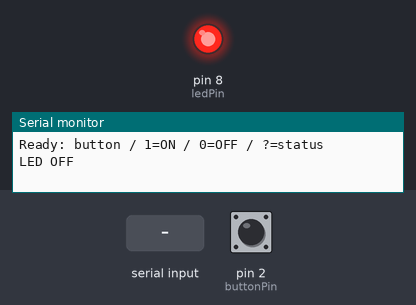
This program was run on a simulated Arduino Uno, built with avr-gcc and run on an emulated ATmega328P. On the bench: output pins drawn as LEDs (lit = HIGH), the last lines printed to the serial monitor. Inputs (shaded band) come from the test bench; at power-on: pin 2 (buttonPin) HIGH.

Above: at 1.2 s.
1.3 s: pin 2 (buttonPin) pulled LOW for 0.15 s
At 2.1 s:
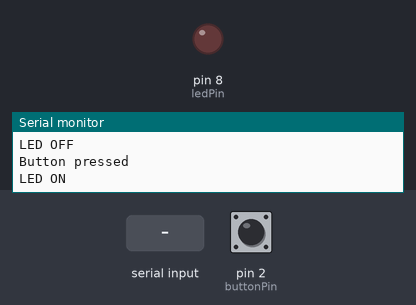
4.4 s: "0\n" received over Serial
At 5.0 s:
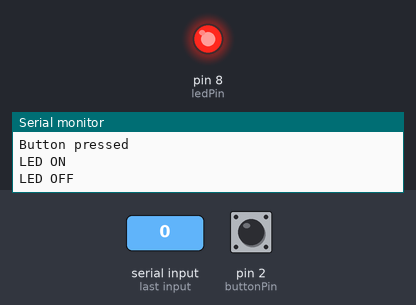
7.4 s: pin 2 (buttonPin) pulled LOW for 1 s
At 7.9 s:
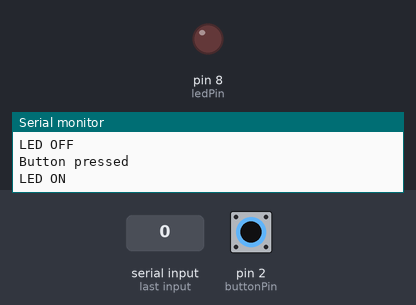
Timing chart, 0 to 10.4 s (numbered marks = the images above; inputs shaded):
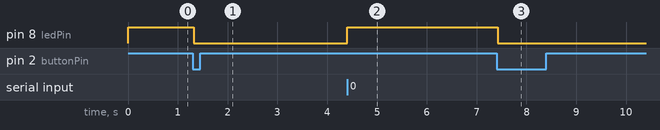

The program:

main.cpp
```cpp
#include <Arduino.h>

const int ledPin = 8;
const int buttonPin = 2;

bool ledOn = false;
int lastButtonState = HIGH;

// 统一设置 LED 的状态、电平和串口提示
void setLed(bool on) {
  ledOn = on;

  if (ledOn) {
    digitalWrite(ledPin, LOW);
    Serial.println("LED ON");
  } else {
    digitalWrite(ledPin, HIGH);
    Serial.println("LED OFF");
  }
}

void setup() {
  // 先设置为灭灯电平，再配置为输出
  digitalWrite(ledPin, HIGH);
  pinMode(ledPin, OUTPUT);

  pinMode(buttonPin, INPUT_PULLUP);

  Serial.begin(9600);
  Serial.println("Ready: button / 1=ON / 0=OFF / ?=status");

  setLed(false);
}

void loop() {
  // 一、处理串口命令
  if (Serial.available() > 0) {
    char command = Serial.read();

    if (command == '1') {
      setLed(true);
    } else if (command == '0') {
      setLed(false);
    } else if (command == '?') {
      Serial.print("Status: ");
      Serial.println(ledOn ? "LED ON" : "LED OFF");
    } else if (command != '\r' && command != '\n') {
      Serial.println("Unknown command");
    }
  }

  // 二、检测按键
  int buttonState = digitalRead(buttonPin);

  // HIGH → LOW：刚刚按下
  if (lastButtonState == HIGH && buttonState == LOW) {
    delay(20);
    buttonState = digitalRead(buttonPin);

    if (buttonState == LOW) {
      Serial.println("Button pressed");
      setLed(!ledOn);
    }
  }

  // LOW → HIGH：刚刚松开，做简单消抖
  if (lastButtonState == LOW && buttonState == HIGH) {
    delay(20);
    buttonState = digitalRead(buttonPin);
  }

  lastButtonState = buttonState;
}
```

Measured:
- after the input at 1.3 s, pin 8 (ledPin): HIGH → LOW at once
- after the input at 4.4 s, pin 8 (ledPin): LOW → HIGH at once
- after the input at 7.4 s, pin 8 (ledPin): HIGH → LOW at once
